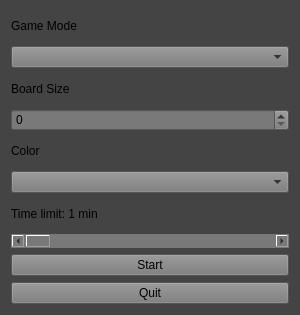
<?xml version="1.0" encoding="UTF-8"?>
<ui version="4.0">
 <class>MainWindow</class>
 <widget class="QMainWindow" name="MainWindow">
  <property name="geometry">
   <rect>
    <x>0</x>
    <y>0</y>
    <width>300</width>
    <height>315</height>
   </rect>
  </property>
  <property name="sizePolicy">
   <sizepolicy hsizetype="Fixed" vsizetype="Fixed">
    <horstretch>0</horstretch>
    <verstretch>0</verstretch>
   </sizepolicy>
  </property>
  <property name="maximumSize">
   <size>
    <width>300</width>
    <height>400</height>
   </size>
  </property>
  <property name="windowTitle">
   <string>MainWindow</string>
  </property>
  <property name="styleSheet">
   <string notr="true">QMainWindow{
	background-color: #444444;
}</string>
  </property>
  <widget class="QWidget" name="centralWidget">
   <property name="styleSheet">
    <string notr="true"/>
   </property>
   <layout class="QGridLayout" name="gridLayout">
    <item row="0" column="0">
     <layout class="QVBoxLayout" name="verticalLayout">
      <item>
       <widget class="QLabel" name="modeLabel">
        <property name="text">
         <string>Game Mode</string>
        </property>
       </widget>
      </item>
      <item>
       <widget class="QComboBox" name="modeComboBox">
        <property name="styleSheet">
         <string notr="true">background-color: rgb(121, 121, 121);
selection-background-color: rgb(32, 105, 224);
</string>
        </property>
       </widget>
      </item>
      <item>
       <widget class="QLabel" name="boardLabel">
        <property name="text">
         <string>Board Size</string>
        </property>
       </widget>
      </item>
      <item>
       <widget class="QSpinBox" name="boardSizeSpinBox">
        <property name="styleSheet">
         <string notr="true">QSpinBox{
	background-color: #797979;
}</string>
        </property>
       </widget>
      </item>
      <item>
       <widget class="QLabel" name="colorLabel">
        <property name="text">
         <string>Color</string>
        </property>
       </widget>
      </item>
      <item>
       <widget class="QComboBox" name="colorComboBox">
        <property name="styleSheet">
         <string notr="true">background-color: rgb(121, 121, 121);
selection-background-color: rgb(32, 105, 224);
</string>
        </property>
       </widget>
      </item>
      <item>
       <widget class="QLabel" name="timeLabel">
        <property name="text">
         <string>Time limit: 1 min</string>
        </property>
       </widget>
      </item>
      <item>
       <widget class="QScrollBar" name="timeSlider">
        <property name="styleSheet">
         <string notr="true">background-color: rgb(121, 121, 121);
selection-color: rgb(32, 105, 224);</string>
        </property>
        <property name="orientation">
         <enum>Qt::Horizontal</enum>
        </property>
       </widget>
      </item>
      <item>
       <widget class="QPushButton" name="startButton">
        <property name="styleSheet">
         <string notr="true">QPushButton{
	background-color: #797979;
}

QPushButton:pressed{
	background-color: #2069e0 ;
}</string>
        </property>
        <property name="text">
         <string>Start</string>
        </property>
       </widget>
      </item>
      <item>
       <widget class="QPushButton" name="quitButton">
        <property name="styleSheet">
         <string notr="true">QPushButton{
	background-color: #797979;
}

QPushButton:pressed{
	background-color: #2069e0 ;
}</string>
        </property>
        <property name="text">
         <string>Quit</string>
        </property>
       </widget>
      </item>
     </layout>
    </item>
   </layout>
  </widget>
 </widget>
 <layoutdefault spacing="6" margin="11"/>
 <resources/>
 <connections/>
</ui>
